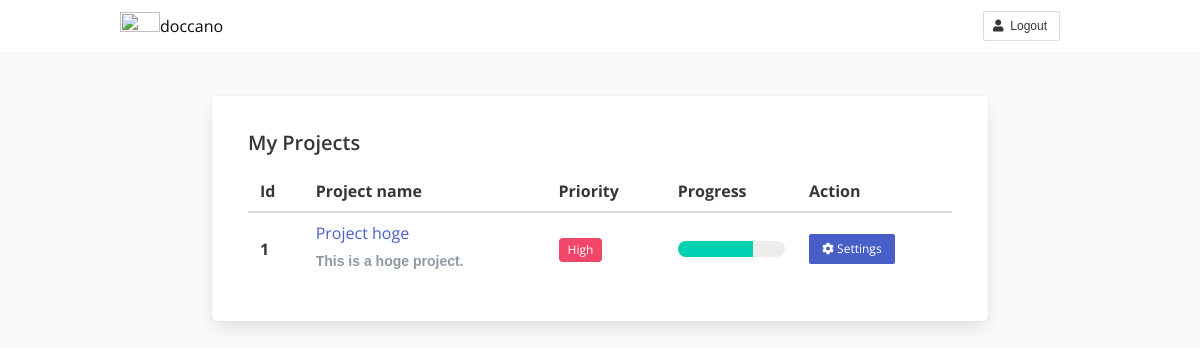
The page /projects/ on the database as committed earlier.
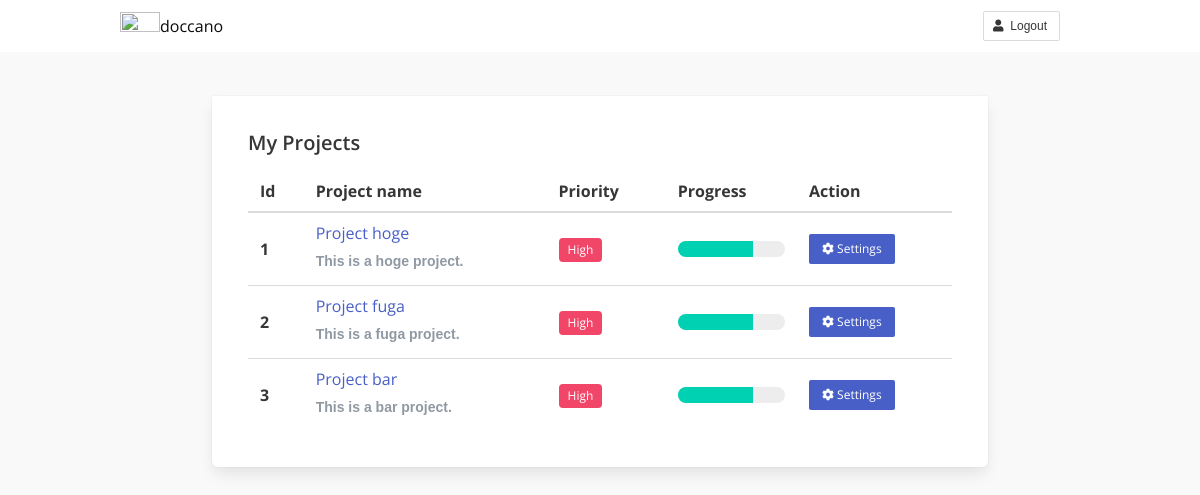
The same page on the database as committed later.
### server/models.py (models this page shows, shortened)
class Project(models.Model):
    name = models.CharField(max_length=100)
    description = models.TextField()
    created_at = models.DateTimeField(auto_now_add=True)
    updated_at = models.DateTimeField(auto_now=True)
    users = models.ManyToManyField(User)

### server/views.py (the view)
# urls.py: path('', ProjectListView.as_view(), name='project-list'),
class ProjectListView(ListView):
    model = Project
    paginate_by = 100  # if pagination is desired
    template_name = 'project_list.html'
    def get_context_data(self, **kwargs):
        context = super().get_context_data(**kwargs)
        return context

### server/templates/project_list.html
{% extends "base.html" %} {% load static %} {% block content %}
<section class="container" id="root">
    <div class="columns">
        <div class="column is-10 is-offset-1">
            <div class="box content">
                <article class="post">
                    <h4>My Projects</h4>
                    <div class="media">
                        <div class="media-content">
                            <div class="content">
                                <table class="table is-hoverable">
                                    <thead>
                                        <tr>
                                            <th>Id</th>
                                            <th>Project name</th>
                                            <th>Priority</th>
                                            <th>Progress</th>
                                            <th>Action</th>
                                        </tr>
                                    </thead>
                                    <tbody>
                                        {% for project in object_list %}
                                        <tr>
                                            <th style="vertical-align:middle;">{{ forloop.counter }}</th>
                                            <td>
                                                <a href="{% url 'annotation' project.id %}">{{ project.name }}</a>
                                                <p>{{ project.description|truncatechars:50 }}</p>
                                            </td>
                                            <td style="vertical-align:middle;"><span class="tag is-danger">High</span></td>
                                            <td style="vertical-align:middle;"><progress class="progress is-primary" value="70" max="100">30%</progress></td>
                                            <td style="vertical-align:middle;">
                                                <a class="button is-link is-small" href="{% url 'project-admin' project.id %}">
                                                        <i class="fas fa-cog"></i>&nbsp;Settings
                                                </a>
                                            </td>
                                        </tr>
                                        {% endfor %}
                                    </tbody>
                                </table>
                            </div>
                        </div>
                    </div>
                </article>
            </div>
        </div>
    </div>
</section>
{% endblock %}

### server/templates/base.html (shortened to what this page needs)
{% load static %}
<!DOCTYPE html>
<html>
<head>
    <link rel="stylesheet" href="https://use.fontawesome.com/releases/v5.0.13/css/all.css"
>
    <link rel="stylesheet" href="https://cdnjs.cloudflare.com/ajax/libs/bulma/0.6.2/css/bulma.min.css"
 />
    <link rel="stylesheet" type="text/css" href="{% static 'forum.css' %}">
</head>
<body>
    <nav class="navbar is-white">
        <div class="container">
            <div class="navbar-brand">
                <a class="navbar-item" href="../">
                    <img src="{% static 'images/logo.png' %}" width="40" height="48">doccano
                </a>
            </div>
            <div id="topNav" class="navbar-menu">
                <div class="navbar-end">
                    <div class="navbar-item">
                        <div class="field is-grouped">
                            <p class="control">
                                {% if use.is_authenticated %}
                                <a class="button is-small is-primary is-outlined" href="{% url 'login' %}">
                                    <span class="icon">
                                        <i class="fa fa-user"></i>
                                    </span>
                                    <span>Login</span>
                                </a>
                                {% else %}
                                <a class="button is-small is-outlined" href="{% url 'logout' %}">
                                    <span class="icon">
                                        <i class="fa fa-user"></i>
                                    </span>
                                    <span>Logout</span>
                                </a>
                                {% endif %}
                            </p>
                        </div>
                    </div>
                </div>
            </div>
        </div>
    </nav>
    {% block content %}
    {% endblock %}
</body>
</html>

### server/static/forum.css (style rules this page uses)
html,body { font-family: 'Open Sans', serif; background: #F9F9F9; }
.container .columns { margin: 2rem 0; }
.navbar-menu .navbar-item { padding: 0 2rem; }
.media-content p { font-size: 14px; line-height: 2.3; font-weight: 700; color: #8F99A3; }
article.post { margin: 1rem; padding-bottom: 1rem; border-bottom: 1px solid #E6EAEE; }
article.post:last-child { padding-bottom: 0; border-bottom: none; }
p { font-family: "游ゴシック体", YuGothic, "YuGothic M", sans-serif; }
.box { border-top-left-radius: 0px; border-top-right-radius: 0px; }

Rows that differ between the two databases and show on the page:
added Project: name "Project fuga", description "This is a fuga project."
added Project: name "Project bar", description "This is a bar project."
